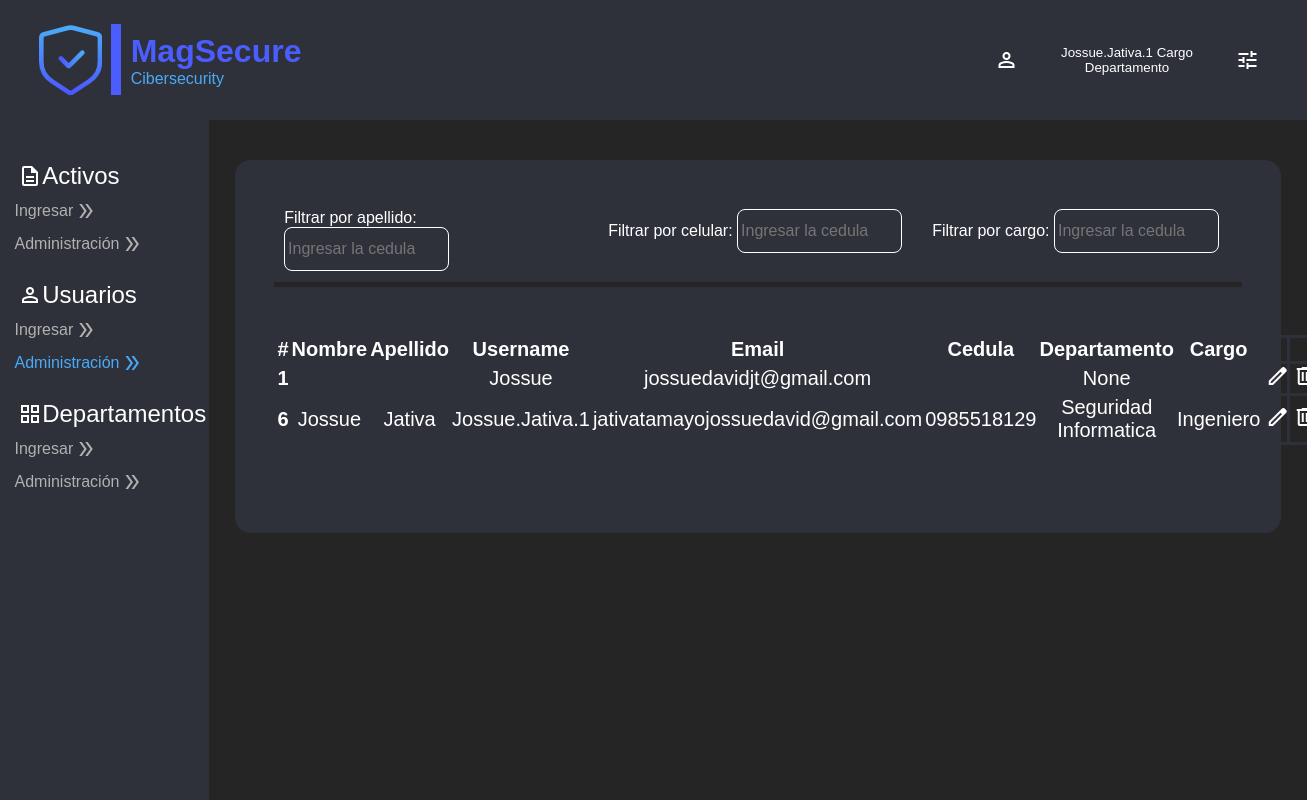
Before: /home/tableusers/ (signed in) with the older database file.
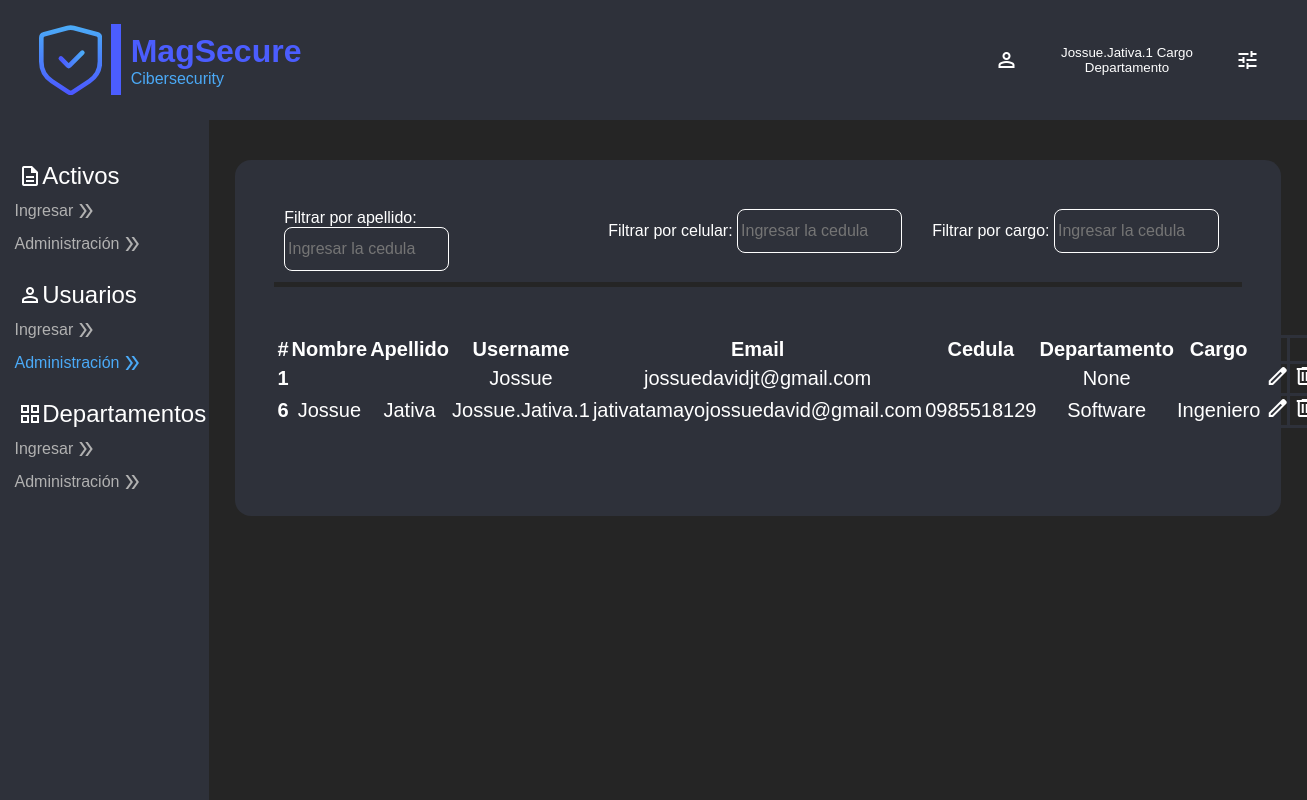
After: the same page with the newer database file.
### Users/models.py (models this page shows)
class User(AbstractUser):
    celular = models.CharField(max_length=10, null=False)
    department = models.CharField(max_length=20, null=True)
    workload = models.ForeignKey(Workload, on_delete=models.CASCADE, null=True)

class Workload(models.Model):
    name = models.CharField(max_length=50, null=False)

### InitialPage/views.py (the view)
# urls.py: path('tableusers/', views.tableusers, name='tableusers'),
def tableusers(request):
    if request.user.is_authenticated:
        return render(request, "tables/users.html",{
            "Users": User.objects.all(),
            "Departments": Departments.objects.all()
        })
    else:
        return HttpResponseRedirect(reverse("user:login_view"))

### InitialPage/templates/tables/users.html (shortened to what this page needs)
{% extends 'layoutHome.html' %}
{% load static %}
{% block action4 %} style="color:#4BAAF7" {% endblock %}
{% block body %}
<section id="bodyform-tables">
    <div class="box-finding">
        <div class="search-information">
            <label for="inpSearch1">Filtrar por apellido:</label>
            <input type="text" id="inpSearch1" name="inpSearch1" placeholder="Ingresar la cedula">
        </div>
        <div class="search-information">
            <label for="inpSearch4">Filtrar por celular:</label>
            <input type="text" id="inpSearch4" name="inpSearch4" placeholder="Ingresar la cedula">
        </div>
        <div class="search-information">
            <label for="inpSearch5">Filtrar por cargo:</label>
            <input type="text" id="inpSearch5" name="inpSearch5" placeholder="Ingresar la cedula">
        </div>
    </div>
    <div class="form-container">
        <table class="table" id="searchtable">
            <thead>
                <tr>
                    <th scope="col">#</th>
                    <th scope="col">Nombre</th>
                    <th scope="col">Apellido</th>
                    <th scope="col">Username</th>
                    <th scope="col">Email</th>
                    <th scope="col">Cedula</th>
                    <th scope="col">Departamento</th>
                    <th scope="col">Cargo</th>
                    <th scope="col"></th>
                    <th scope="col"></th>
                </tr>
            </thead>
            <tbody>
                {% for user in Users %}
                <tr>
                    <th scope="row">{{ user.id }}</th>
                    <td>{{ user.first_name }}</td>
                    <td>{{ user.last_name }}</td>
                    <td>{{ user.username }}</td>
                    <td>{{ user.email }}</td>
                    <td>{{ user.celular }}</td>
                    <td>{{ user.department }}</td>
                    <td>{{ user.workload.name }}</td>
                    <td>
                        <a type="button" onclick="activeeditboxUser(this)" class="button-format"
                        data-user-id="{{ user.id }}"
                        data-user-first_name="{{ user.first_name }}"
                        data-user-last_name="{{ user.last_name }}"
                        data-user-username="{{ user.username }}"
                        data-user-email="{{ user.email }}"
                        data-user-celular="{{ user.celular }}"
                        data-user-workload="{{ user.workload.name }}"
                        data-user-department="{{ user.department }}">
                            <span class="material-symbols-outlined">
                            </span>
                        </a>
                    </td>
                    <td>
                        <a href="{% url 'home:deleteTableUsers' user.id %}" class="button-format">
                            <span class="material-symbols-outlined">
                            </span>
                        </a>
                    </td>
                </tr>
                {% endfor %}
            </tbody>
        </table>
    </div>
</section>
{% endblock %}

### InitialPage/templates/layoutHome.html (shortened to what this page needs)
{% load static %}
<!DOCTYPE html>
<html lang="es">
<head>
    <link rel="stylesheet" href="{% static 'css/styleForm.css' %}">
    <link rel="stylesheet" href="{% static 'css/styleHome.css' %}">
</head>
<body>
    <header>
        <nav class="navbar">
            <div class="logo-left">
                <div class="line-1"></div>
                <div class="textalingh">
                    <div class="mag-secure">MagSecure</div>
                    <div class="cibersecurity">Cibersecurity</div>
                </div>
            </div>
            <div class="info-user-right">
                <button class="dropdownbutton" onclick="toggleDropdown()">
                    <span class="material-symbols-outlined">
                    </span>
                    <div class="show-info-user">
                        <p>{{ user.username }} Cargo Departamento</p>
                    </div>
                    <span class="material-symbols-outlined">
                    </span>
                </button>
            </div>
        </nav>
    </header>
    <section id="side-bar">
        <div class="sidebar">
            <div class="box-actions">
                <p class="principal-name">
                    <span class="material-symbols-outlined">
                    </span>
                    <span class="name">
                        Activos
                    </span>
                </p>
                <a href="{% url 'home:enterAsset' %}" class="actions" {% block action1 %} {% endblock %}>
                    Ingresar
                    <span class="material-symbols-outlined">
                    </span>
                </a>
                <a href="{% url 'home:tableAssets' %}" class="actions" {% block action2 %} {% endblock %}>
                    Administración
                    <span class="material-symbols-outlined">
                    </span>
                </a>
            </div>
            <div class="box-actions">
                <p class="principal-name">
                    <span class="material-symbols-outlined">
                    </span>
                    <span class="name">
                        Usuarios
                    </span>
                </p>
                <a href="{% url 'home:enterUsers' %}" class="actions" {% block action3 %} {% endblock %}>
                    Ingresar
                    <span class="material-symbols-outlined">
                    </span>
                </a>
                <a href="{% url 'home:tableusers' %}" class="actions" {% block action4 %} {% endblock %}>
                    Administración
                    <span class="material-symbols-outlined">
                    </span>
                </a>
            </div>
            <div class="box-actions">
                <p class="principal-name">
                    <span class="material-symbols-outlined">
                    </span>
                    <span class="name">
                        Departamentos
                    </span>
                </p>
                <a href="{% url 'home:enterDepartment' %}" class="actions" {% block action5 %} {% endblock %}>
                    Ingresar
                    <span class="material-symbols-outlined">
                    </span>
                </a>
                <a href="{% url 'home:tabledepartments' %}" class="actions" {% block action6 %} {% endblock %}>
                    Administración
                    <span class="material-symbols-outlined">
                    </span>
                </a>
            </div>
        </div>
    </section>
    {% block body %} {% endblock %}
</body>
</html>

Changed rows visible on the page:
changed User "Jativa": department "Seguridad Informatica" → "Software"
